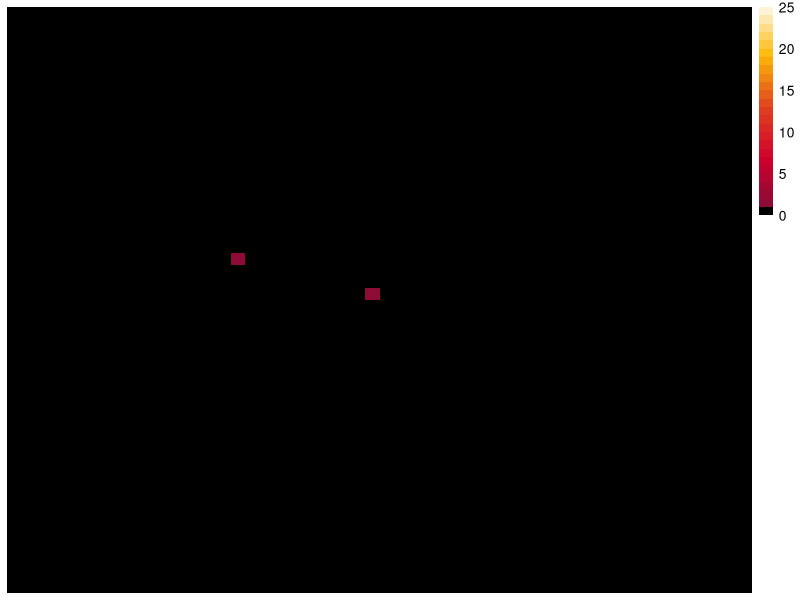
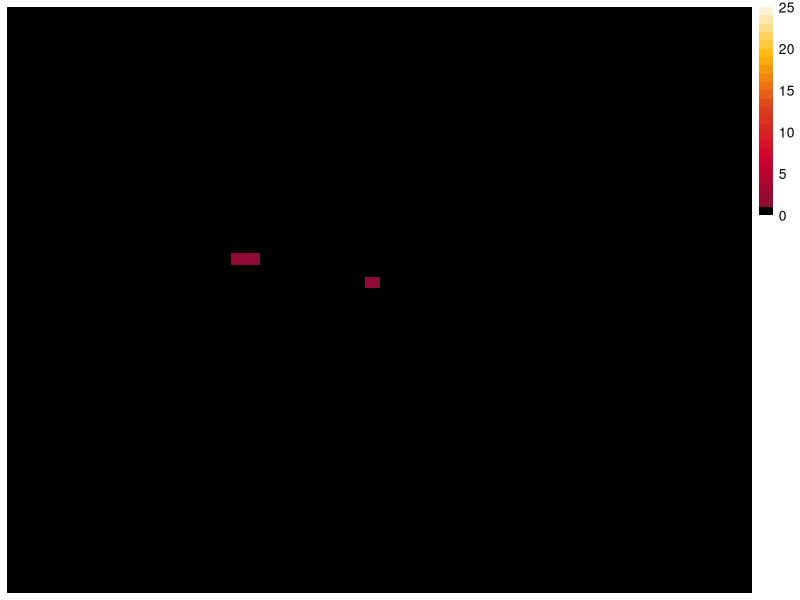
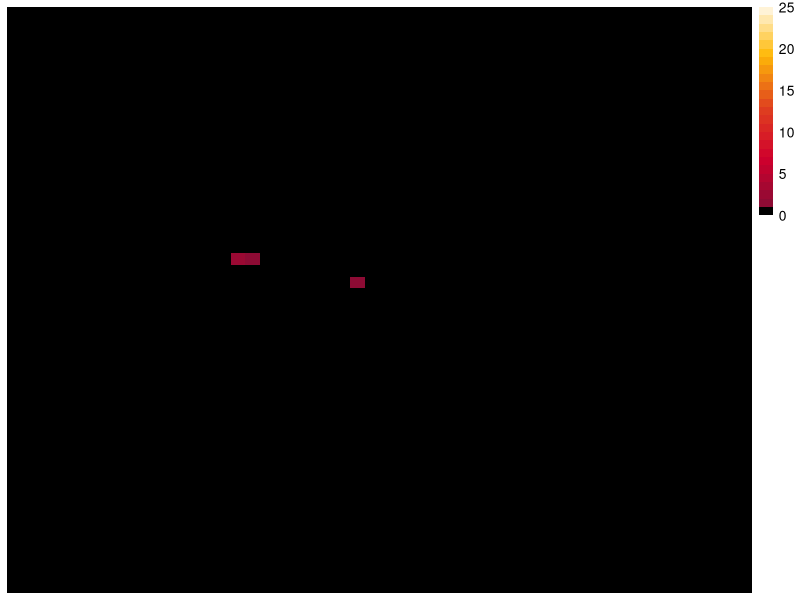
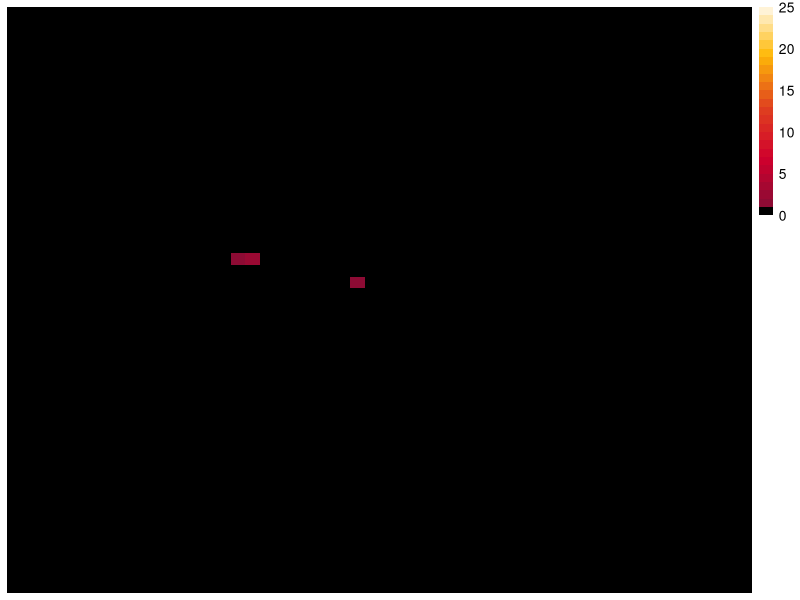
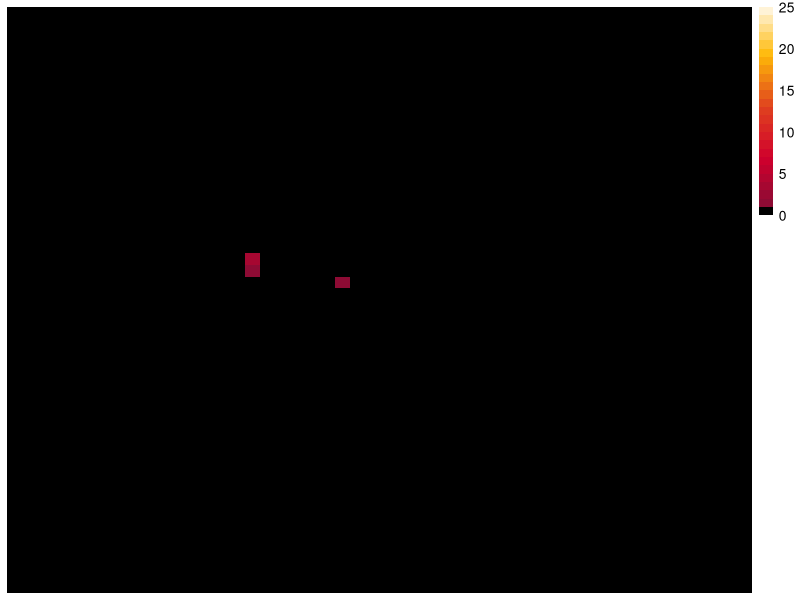
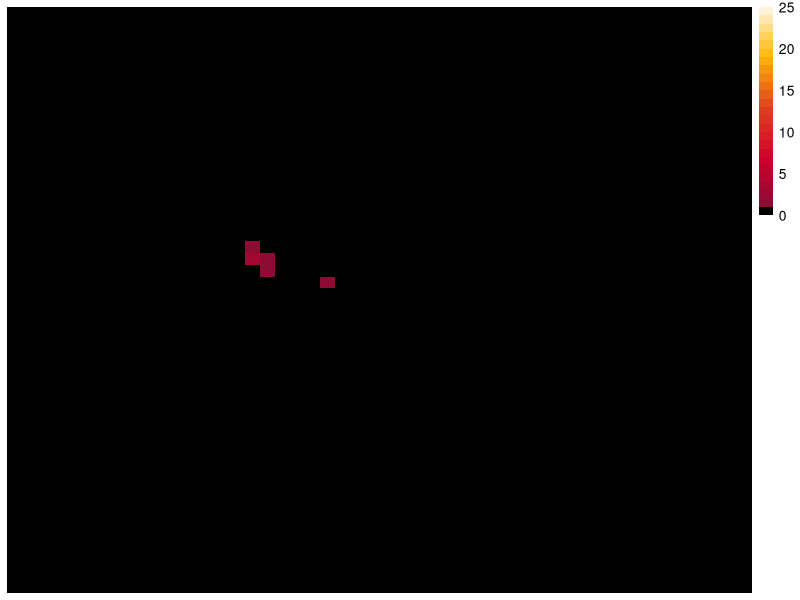
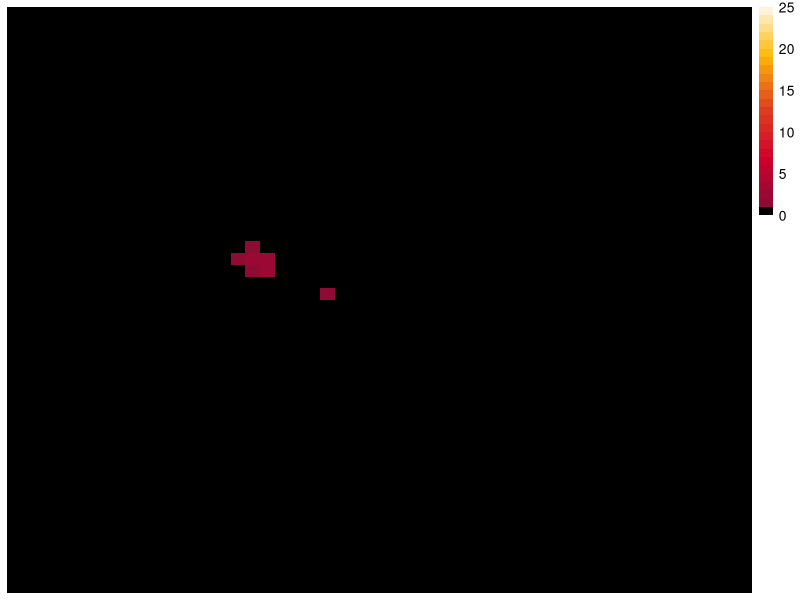
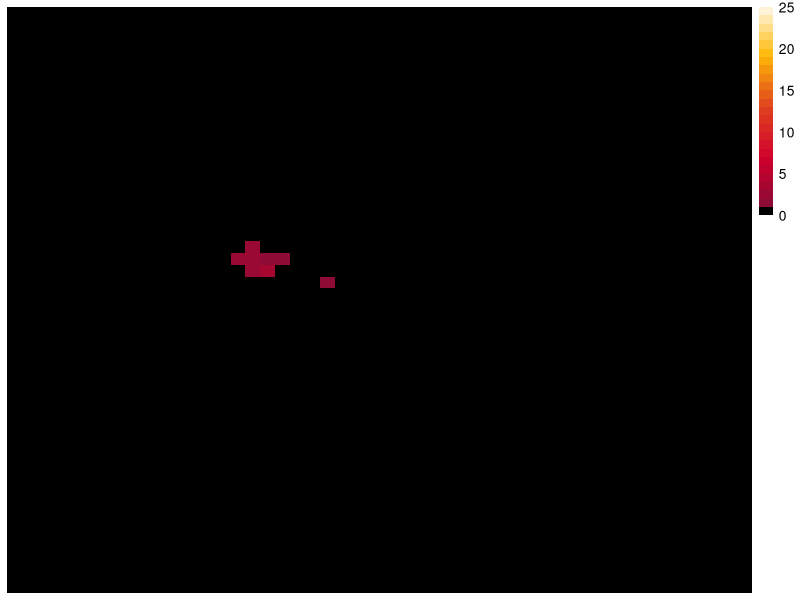

Recreate these plots in R, in order. (Note: this script raises an error after producing the figures.)
## ---- chunk 1
knitr::opts_chunk$set(echo = TRUE)
library(data.table)
library(pheatmap)
library(magick)
library(RColorBrewer)
library(scales)
library(Matrix)
library(tidyverse)
## ---- chunk 2
mat <- function(df, nx, ny)  {
    ## Tally up the frequencies
    dt <- data.table(df, key=c("x", "y"))
    xyN <- dt[, .N, by=key(dt)]
    ## Place counts in matrix in their respective i/j x/y row/column
    as.matrix(with(xyN, sparseMatrix(i=x,j=y,x=N,dims=c(nx,ny))))
}


move<-function() sample(1:5, 1)
ment<-data.frame(matrix(c(1,0,0,
                          2,1,0,
                          3,0,1,
                          4,-1,0,
                          5,0,-1), byrow=T, nrow=5)) # matrix with information regarding possible movements
colnames(ment)<-c("State", "delta X", "delta Y")

life<-function() runif(1, min = 0.8, max = 1.0)



K<-20 # carrying capacity

n<-50 # size of world (an n x n square)




gif<-function(fps, title="gif"){
  ## list file names and read in
imgs <- list.files("/Users/nicklatina/Desktop/ca_output", full.names = T)
imgs<-imgs[order(imgs)]
img_list <- lapply(imgs, image_read)

## join the images together
img_joined <- image_join(img_list)

## animate at 2 frames per second
img_animated <- image_animate(img_joined, fps = fps)

## view animated image
#img_animated

## save to disk
image_write(image = img_animated,
            path = paste("/Users/nicklatina/Desktop/",title,".gif", sep=""))
}
## ---- chunk 3


steps<-50

ledger<-data.frame(matrix(c(1,25,25,1,1), nrow=1))
colnames(ledger) = c("ID", "x", "y", "move" ,"life")
ledger<-rbind(ledger, c(max(ledger$ID)+1,22,17,2,0.7))

M<-0
L<-0
i<-1
for(z in 1:steps){
  store<-c()
for (i in which(is.na(ledger[,2]) == F)){
 ledger[i,"move"]<-move() # create values that will instruct moving/life cycle behaviors for each agent
  ledger[i,"life"]<-life()
  
  dv<-sample(1:3,1)
  if(dv == 1){ #life cycle

    if(ledger[i,"life"] < 0.0){
      ledger[i,2:5]<-NA # kill agent, while retaining ID
    } else {
      noob<-ledger[i,] # create daughter agent
      noob[2:3]<-noob[2:3]+ment[which(ment[,1] == noob[[4]]), 2:3] # place daughter agent in one of 5 cells
      noob[[1]]<-max(rbind(ledger,store)[,1])+1 # give daughter agent a new ID
      store<-rbind(store,noob) # store daughter agent; will be added to ledger after every agent in this timestep is updated
    } 
    }else { # movement

      ledger[i,2:3]<-ledger[i,2:3]+ment[which(ment[,1] == ledger[i,4]), 2:3] # move agent
    } } 
  
  # add daughter agents to ledger
  ledger<-rbind(ledger,store) 
  
  # any agent that tries to cross boundaries gets killed
   ledger[which((ledger[,2] >= n)),2:5]<-NA
   ledger[which((ledger[,3] >= n)),2:5]<-NA
  ledger[which((ledger[,2] < 1)),2:5]<-NA
   ledger[which((ledger[,3] < 1)),2:5]<-NA
   
                                                 ### Carrying Cpacity #####
   # create subset of ledger that only contains living agents
df<-data.frame(x=ledger[,"x"], y=ledger[,"y"]) %>% .[which(is.na(.[,1]) == F),] 

    # Tally up the frequencies
    dt <- data.table(df, key=c("x", "y"))
    xyN <- dt[, .N, by=key(dt)]

    # figure out which grid spaces have >K agents, and randomly kill off until pop = K
    TooBig<-xyN[which(xyN[,"N"] > K ),1:2]
    if(nrow(TooBig) > 1){
    for( v in 1:nrow(TooBig)){
      xx<-as.numeric(TooBig[v,1]) ; yy<-as.numeric(TooBig[v,2])
      dv<-ledger[which(ledger[,2] == xx),]
      dv<-dv[which(dv[,3] == yy),] %>%
      slice_sample(., n=(nrow(dv)-K))
      ledger[dv$ID,2:5]<-NA
    }} else{
    }
  
    xyN <- dt[, .N, by=key(dt)]
    
    ## Place counts in matrix in their respective i/j x/y row/column
    ts<-as.matrix(with(xyN, sparseMatrix(i=x,j=y,x=N,dims=c(n,n))))
    

# graphing
  jpeg(filename=paste("/Users/nicklatina/Desktop/ca_output/",z+1000,".jpeg", sep=""))

  breaksList = seq(0,25, by = 1)
  color<-colorRampPalette(c("#810E36","#D0002D", "#E0421F","#FFBA08", "#ffffff"))(length(breaksList))
  color[[1]]<-c("#000000")

pheatmap(ts+1,
         color = color, border_color=NA,
         breaks = breaksList,
         cluster_rows=FALSE, cluster_cols=FALSE)

  dev.off()
}

gif(10,"CA")


 #show_col(color, labels=F)

length(which(is.na(ledger[,2]) == T))/nrow(ledger) # dead cells

 
